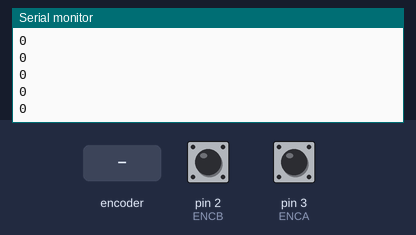
Simulated run of this sketch. Board: Arduino Uno, built with avr-gcc and run on an emulated ATmega328P. Shown: the last lines printed to the serial monitor. The inputs (shaded band) are chosen by the test bench; at power-on: pin 2 (ENCB) HIGH, pin 3 (ENCA) HIGH.

Above: at 1.2 s.
1.3 s: rotary encoder on pin 3 (ENCA) / pin 2 (ENCB) turned 1 step (first pin leading)
At 1.9 s:
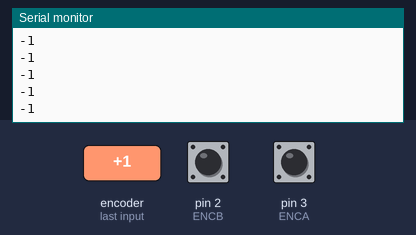
3.0 s: rotary encoder on pin 3 (ENCA) / pin 2 (ENCB) turned 1 step (first pin leading)
At 4.1 s:
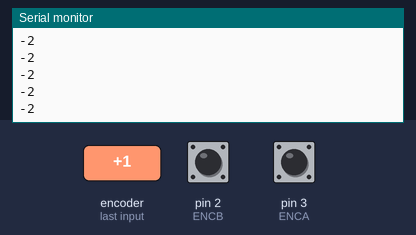
Timing chart, 0 to 6.0 s (numbered marks = the images above; inputs shaded):
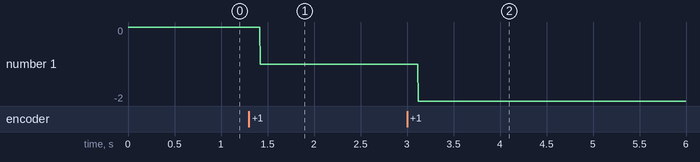

The sketch:

encoder_CountPerSec.ino
```cpp
#include <util/atomic.h>

#define ENCA 3 // YELLOW
#define ENCB 2 // GREEN

volatile int posi = 0;
void setup() {
  Serial.begin(9600);
  pinMode(ENCA,INPUT);
  pinMode(ENCB,INPUT);
  attachInterrupt(digitalPinToInterrupt(ENCA),readEncoder,RISING);
}

void loop() {
  int pos = 0;
  ATOMIC_BLOCK(ATOMIC_RESTORESTATE) {
    pos = posi;
  }

  Serial.println(pos);
}

void readEncoder(){
  int b = digitalRead(ENCB);
  if(b > 0){
    posi++;
  }
  else{
    posi--;
  }
}
```

Measured:
- after the input at 1.3 s, the serial monitor: prints a new line after 0.12 s (image 1)
- after the input at 3.0 s, the serial monitor: prints a new line after 0.12 s (image 2)
- plotted number 1: 0 → -1 after the input at 1.3 s, -1 → -2 after the input at 3.0 s
